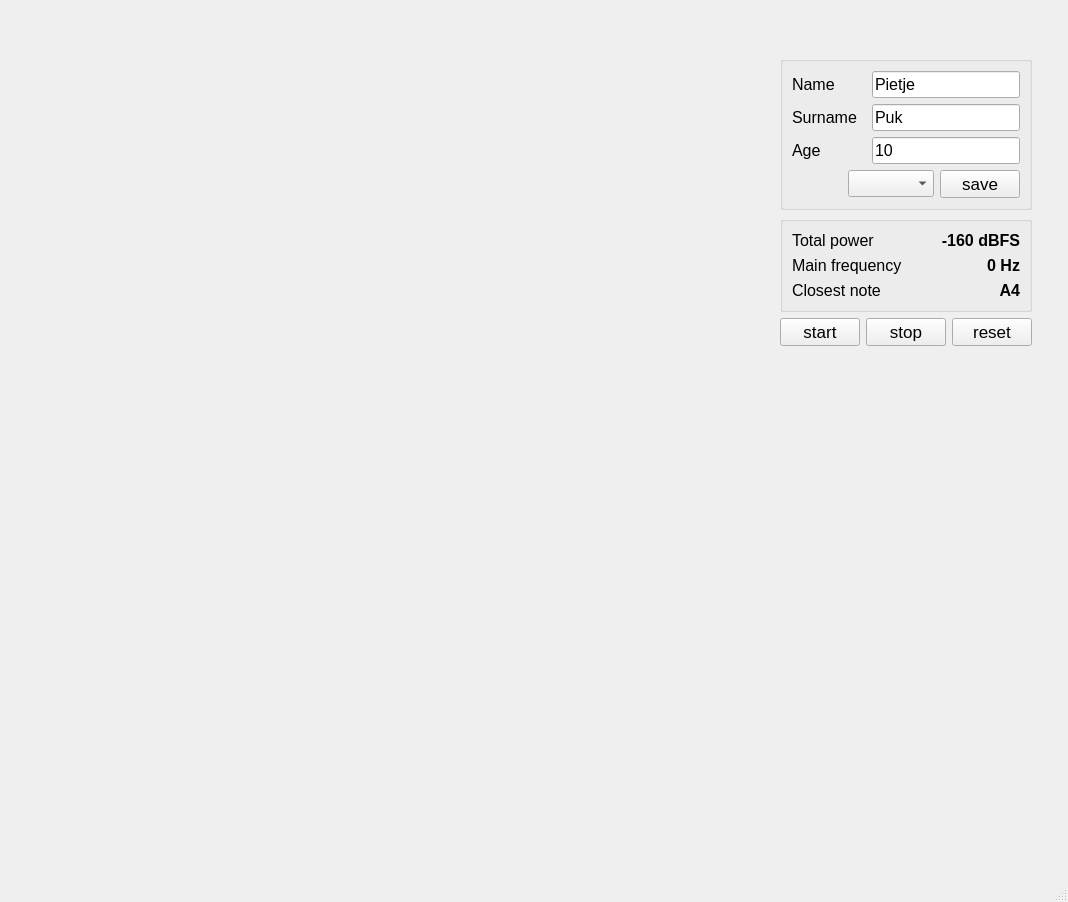
<?xml version="1.0" encoding="UTF-8"?>
<ui version="4.0">
 <class>plotWindow</class>
 <widget class="QMainWindow" name="plotWindow">
  <property name="geometry">
   <rect>
    <x>0</x>
    <y>0</y>
    <width>1068</width>
    <height>902</height>
   </rect>
  </property>
  <property name="windowTitle">
   <string>MainWindow</string>
  </property>
  <widget class="MyQWidget" name="centralwidget">
   <layout class="QHBoxLayout" name="horizontalLayout">
    <item>
     <widget class="QWidget" name="verticalWidget" native="true">
      <property name="sizePolicy">
       <sizepolicy hsizetype="Preferred" vsizetype="Preferred">
        <horstretch>3</horstretch>
        <verstretch>0</verstretch>
       </sizepolicy>
      </property>
      <layout class="QVBoxLayout" name="verticalLayout">
       <item>
        <widget class="PlotWidget" name="timePlot" native="true">
         <property name="sizePolicy">
          <sizepolicy hsizetype="Preferred" vsizetype="Preferred">
           <horstretch>0</horstretch>
           <verstretch>2</verstretch>
          </sizepolicy>
         </property>
         <layout class="QVBoxLayout" name="verticalLayout_3"/>
        </widget>
       </item>
       <item>
        <widget class="PlotWidget" name="spectrogramPlot" native="true">
         <property name="sizePolicy">
          <sizepolicy hsizetype="Preferred" vsizetype="Preferred">
           <horstretch>0</horstretch>
           <verstretch>3</verstretch>
          </sizepolicy>
         </property>
        </widget>
       </item>
      </layout>
     </widget>
    </item>
    <item>
     <widget class="QWidget" name="verticalWidget_2" native="true">
      <property name="sizePolicy">
       <sizepolicy hsizetype="Preferred" vsizetype="Preferred">
        <horstretch>1</horstretch>
        <verstretch>0</verstretch>
       </sizepolicy>
      </property>
      <layout class="QVBoxLayout" name="verticalLayout_2">
       <item>
        <widget class="QWidget" name="horizontalWidget" native="true">
         <property name="sizePolicy">
          <sizepolicy hsizetype="Preferred" vsizetype="Preferred">
           <horstretch>0</horstretch>
           <verstretch>2</verstretch>
          </sizepolicy>
         </property>
         <layout class="QHBoxLayout" name="horizontalLayout_4">
          <item>
           <widget class="QWidget" name="widget" native="true">
            <property name="sizePolicy">
             <sizepolicy hsizetype="Preferred" vsizetype="Preferred">
              <horstretch>0</horstretch>
              <verstretch>2</verstretch>
             </sizepolicy>
            </property>
            <layout class="QVBoxLayout" name="verticalLayout_4">
             <property name="spacing">
              <number>6</number>
             </property>
             <item>
              <spacer name="verticalSpacer">
               <property name="orientation">
                <enum>Qt::Vertical</enum>
               </property>
               <property name="sizeHint" stdset="0">
                <size>
                 <width>20</width>
                 <height>40</height>
                </size>
               </property>
              </spacer>
             </item>
             <item>
              <widget class="QLabel" name="labelLogo">
               <property name="text">
                <string/>
               </property>
               <property name="alignment">
                <set>Qt::AlignCenter</set>
               </property>
              </widget>
             </item>
             <item>
              <widget class="QGroupBox" name="groupBox_2">
               <property name="font">
                <font>
                 <pointsize>12</pointsize>
                </font>
               </property>
               <property name="title">
                <string/>
               </property>
               <layout class="QVBoxLayout" name="verticalLayout_6">
                <item>
                 <layout class="QHBoxLayout" name="horizontalLayout_6">
                  <item>
                   <widget class="QLabel" name="label_2">
                    <property name="sizePolicy">
                     <sizepolicy hsizetype="Preferred" vsizetype="Preferred">
                      <horstretch>1</horstretch>
                      <verstretch>0</verstretch>
                     </sizepolicy>
                    </property>
                    <property name="font">
                     <font>
                      <pointsize>12</pointsize>
                     </font>
                    </property>
                    <property name="text">
                     <string>Name</string>
                    </property>
                   </widget>
                  </item>
                  <item>
                   <widget class="QLineEdit" name="lineName">
                    <property name="sizePolicy">
                     <sizepolicy hsizetype="Expanding" vsizetype="Fixed">
                      <horstretch>2</horstretch>
                      <verstretch>0</verstretch>
                     </sizepolicy>
                    </property>
                    <property name="font">
                     <font>
                      <pointsize>12</pointsize>
                     </font>
                    </property>
                    <property name="text">
                     <string>Pietje</string>
                    </property>
                    <property name="alignment">
                     <set>Qt::AlignLeading|Qt::AlignLeft|Qt::AlignVCenter</set>
                    </property>
                   </widget>
                  </item>
                 </layout>
                </item>
                <item>
                 <layout class="QHBoxLayout" name="horizontalLayout_7">
                  <item>
                   <widget class="QLabel" name="label_4">
                    <property name="sizePolicy">
                     <sizepolicy hsizetype="Preferred" vsizetype="Preferred">
                      <horstretch>1</horstretch>
                      <verstretch>0</verstretch>
                     </sizepolicy>
                    </property>
                    <property name="font">
                     <font>
                      <pointsize>12</pointsize>
                     </font>
                    </property>
                    <property name="text">
                     <string>Surname</string>
                    </property>
                   </widget>
                  </item>
                  <item>
                   <widget class="QLineEdit" name="lineSurname">
                    <property name="sizePolicy">
                     <sizepolicy hsizetype="Expanding" vsizetype="Fixed">
                      <horstretch>2</horstretch>
                      <verstretch>0</verstretch>
                     </sizepolicy>
                    </property>
                    <property name="font">
                     <font>
                      <pointsize>12</pointsize>
                     </font>
                    </property>
                    <property name="text">
                     <string>Puk</string>
                    </property>
                    <property name="alignment">
                     <set>Qt::AlignLeading|Qt::AlignLeft|Qt::AlignVCenter</set>
                    </property>
                   </widget>
                  </item>
                 </layout>
                </item>
                <item>
                 <layout class="QHBoxLayout" name="horizontalLayout_8">
                  <item>
                   <widget class="QLabel" name="label_5">
                    <property name="sizePolicy">
                     <sizepolicy hsizetype="Preferred" vsizetype="Preferred">
                      <horstretch>1</horstretch>
                      <verstretch>0</verstretch>
                     </sizepolicy>
                    </property>
                    <property name="font">
                     <font>
                      <pointsize>12</pointsize>
                     </font>
                    </property>
                    <property name="text">
                     <string>Age</string>
                    </property>
                   </widget>
                  </item>
                  <item>
                   <widget class="QLineEdit" name="lineAge">
                    <property name="sizePolicy">
                     <sizepolicy hsizetype="Expanding" vsizetype="Fixed">
                      <horstretch>2</horstretch>
                      <verstretch>0</verstretch>
                     </sizepolicy>
                    </property>
                    <property name="font">
                     <font>
                      <pointsize>12</pointsize>
                     </font>
                    </property>
                    <property name="text">
                     <string>10</string>
                    </property>
                    <property name="alignment">
                     <set>Qt::AlignLeading|Qt::AlignLeft|Qt::AlignVCenter</set>
                    </property>
                   </widget>
                  </item>
                 </layout>
                </item>
                <item>
                 <layout class="QHBoxLayout" name="horizontalLayout_9">
                  <item>
                   <spacer name="horizontalSpacer">
                    <property name="orientation">
                     <enum>Qt::Horizontal</enum>
                    </property>
                    <property name="sizeHint" stdset="0">
                     <size>
                      <width>40</width>
                      <height>20</height>
                     </size>
                    </property>
                   </spacer>
                  </item>
                  <item>
                   <widget class="QComboBox" name="boxPrinter"/>
                  </item>
                  <item>
                   <widget class="QPushButton" name="saveButton">
                    <property name="font">
                     <font>
                      <pointsize>13</pointsize>
                     </font>
                    </property>
                    <property name="text">
                     <string>save</string>
                    </property>
                   </widget>
                  </item>
                 </layout>
                </item>
               </layout>
              </widget>
             </item>
             <item>
              <widget class="QGroupBox" name="groupBox">
               <property name="font">
                <font>
                 <pointsize>14</pointsize>
                </font>
               </property>
               <property name="title">
                <string/>
               </property>
               <layout class="QVBoxLayout" name="verticalLayout_5">
                <item>
                 <layout class="QHBoxLayout" name="horizontalLayout_3">
                  <item>
                   <widget class="QLabel" name="label">
                    <property name="font">
                     <font>
                      <pointsize>12</pointsize>
                     </font>
                    </property>
                    <property name="text">
                     <string>Total power</string>
                    </property>
                   </widget>
                  </item>
                  <item>
                   <widget class="QLabel" name="lblPower">
                    <property name="font">
                     <font>
                      <pointsize>12</pointsize>
                      <weight>75</weight>
                      <bold>true</bold>
                     </font>
                    </property>
                    <property name="layoutDirection">
                     <enum>Qt::LeftToRight</enum>
                    </property>
                    <property name="text">
                     <string>-160 dBFS</string>
                    </property>
                    <property name="alignment">
                     <set>Qt::AlignRight|Qt::AlignTrailing|Qt::AlignVCenter</set>
                    </property>
                   </widget>
                  </item>
                 </layout>
                </item>
                <item>
                 <layout class="QHBoxLayout" name="horizontalLayout_5">
                  <item>
                   <widget class="QLabel" name="label_3">
                    <property name="font">
                     <font>
                      <pointsize>12</pointsize>
                     </font>
                    </property>
                    <property name="text">
                     <string>Main frequency</string>
                    </property>
                   </widget>
                  </item>
                  <item>
                   <widget class="QLabel" name="lblFrequency">
                    <property name="font">
                     <font>
                      <pointsize>12</pointsize>
                      <weight>75</weight>
                      <bold>true</bold>
                     </font>
                    </property>
                    <property name="text">
                     <string>0 Hz</string>
                    </property>
                    <property name="alignment">
                     <set>Qt::AlignRight|Qt::AlignTrailing|Qt::AlignVCenter</set>
                    </property>
                   </widget>
                  </item>
                 </layout>
                </item>
                <item>
                 <layout class="QHBoxLayout" name="horizontalLayout_10">
                  <item>
                   <widget class="QLabel" name="label_6">
                    <property name="font">
                     <font>
                      <pointsize>12</pointsize>
                     </font>
                    </property>
                    <property name="text">
                     <string>Closest note</string>
                    </property>
                   </widget>
                  </item>
                  <item>
                   <widget class="QLabel" name="lblNote">
                    <property name="font">
                     <font>
                      <pointsize>12</pointsize>
                      <weight>75</weight>
                      <bold>true</bold>
                     </font>
                    </property>
                    <property name="text">
                     <string>A4</string>
                    </property>
                    <property name="alignment">
                     <set>Qt::AlignRight|Qt::AlignTrailing|Qt::AlignVCenter</set>
                    </property>
                   </widget>
                  </item>
                 </layout>
                </item>
               </layout>
              </widget>
             </item>
             <item>
              <layout class="QHBoxLayout" name="horizontalLayout_2">
               <item>
                <widget class="QPushButton" name="startButton">
                 <property name="font">
                  <font>
                   <pointsize>13</pointsize>
                  </font>
                 </property>
                 <property name="text">
                  <string>start</string>
                 </property>
                </widget>
               </item>
               <item>
                <widget class="QPushButton" name="stopButton">
                 <property name="font">
                  <font>
                   <pointsize>13</pointsize>
                  </font>
                 </property>
                 <property name="text">
                  <string>stop</string>
                 </property>
                </widget>
               </item>
               <item>
                <widget class="QPushButton" name="resetButton">
                 <property name="font">
                  <font>
                   <pointsize>13</pointsize>
                  </font>
                 </property>
                 <property name="text">
                  <string>reset</string>
                 </property>
                </widget>
               </item>
              </layout>
             </item>
            </layout>
           </widget>
          </item>
         </layout>
        </widget>
       </item>
       <item>
        <widget class="PlotWidget" name="spectrumPlot" native="true">
         <property name="sizePolicy">
          <sizepolicy hsizetype="Preferred" vsizetype="Preferred">
           <horstretch>1</horstretch>
           <verstretch>3</verstretch>
          </sizepolicy>
         </property>
        </widget>
       </item>
      </layout>
     </widget>
    </item>
   </layout>
  </widget>
  <widget class="QMenuBar" name="menubar">
   <property name="geometry">
    <rect>
     <x>0</x>
     <y>0</y>
     <width>1068</width>
     <height>30</height>
    </rect>
   </property>
  </widget>
  <widget class="QStatusBar" name="statusbar"/>
 </widget>
 <customwidgets>
  <customwidget>
   <class>PlotWidget</class>
   <extends>QWidget</extends>
   <header>pyqtgraph.h</header>
   <container>1</container>
  </customwidget>
  <customwidget>
   <class>MyQWidget</class>
   <extends>QWidget</extends>
   <header>kep</header>
   <container>1</container>
  </customwidget>
 </customwidgets>
 <resources/>
 <connections/>
</ui>
